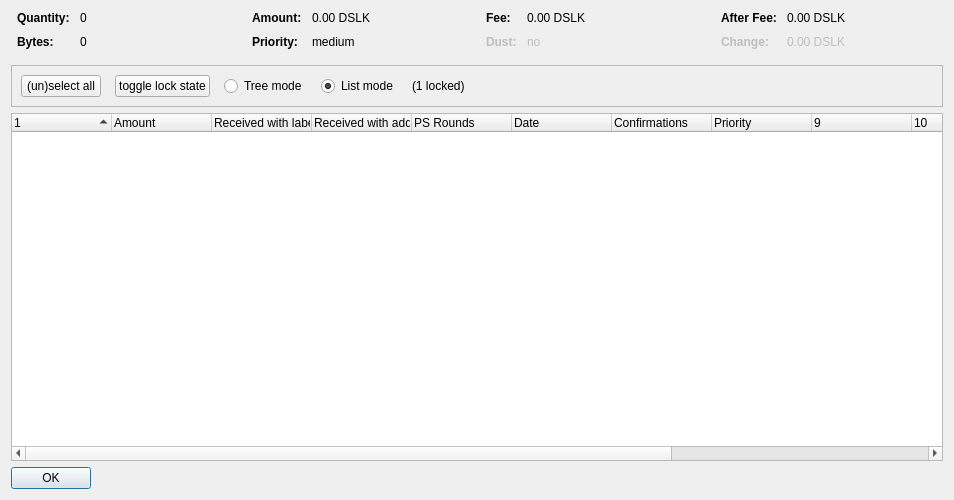
<?xml version="1.0" encoding="UTF-8"?>
<ui version="4.0">
 <class>CoinControlDialog</class>
 <widget class="QDialog" name="CoinControlDialog">
  <property name="geometry">
   <rect>
    <x>0</x>
    <y>0</y>
    <width>954</width>
    <height>500</height>
   </rect>
  </property>
  <property name="windowTitle">
   <string>Coin Selection</string>
  </property>
  <layout class="QVBoxLayout" name="verticalLayout">
   <item>
    <layout class="QHBoxLayout" name="horizontalLayoutTop" stretch="0,0,0,0">
     <property name="topMargin">
      <number>0</number>
     </property>
     <property name="bottomMargin">
      <number>10</number>
     </property>
     <item>
      <layout class="QFormLayout" name="formLayoutCoinControl1">
       <property name="horizontalSpacing">
        <number>10</number>
       </property>
       <property name="verticalSpacing">
        <number>10</number>
       </property>
       <property name="leftMargin">
        <number>6</number>
       </property>
       <property name="rightMargin">
        <number>6</number>
       </property>
       <item row="0" column="0">
        <widget class="QLabel" name="labelCoinControlQuantityText">
         <property name="font">
          <font>
           <weight>75</weight>
           <bold>true</bold>
          </font>
         </property>
         <property name="text">
          <string>Quantity:</string>
         </property>
        </widget>
       </item>
       <item row="0" column="1">
        <widget class="QLabel" name="labelCoinControlQuantity">
         <property name="cursor">
          <cursorShape>IBeamCursor</cursorShape>
         </property>
         <property name="contextMenuPolicy">
          <enum>Qt::ActionsContextMenu</enum>
         </property>
         <property name="text">
          <string notr="true">0</string>
         </property>
         <property name="textInteractionFlags">
          <set>Qt::LinksAccessibleByMouse|Qt::TextSelectableByKeyboard|Qt::TextSelectableByMouse</set>
         </property>
        </widget>
       </item>
       <item row="1" column="0">
        <widget class="QLabel" name="labelCoinControlBytesText">
         <property name="font">
          <font>
           <weight>75</weight>
           <bold>true</bold>
          </font>
         </property>
         <property name="text">
          <string>Bytes:</string>
         </property>
        </widget>
       </item>
       <item row="1" column="1">
        <widget class="QLabel" name="labelCoinControlBytes">
         <property name="cursor">
          <cursorShape>IBeamCursor</cursorShape>
         </property>
         <property name="contextMenuPolicy">
          <enum>Qt::ActionsContextMenu</enum>
         </property>
         <property name="text">
          <string notr="true">0</string>
         </property>
         <property name="textInteractionFlags">
          <set>Qt::LinksAccessibleByMouse|Qt::TextSelectableByKeyboard|Qt::TextSelectableByMouse</set>
         </property>
        </widget>
       </item>
      </layout>
     </item>
     <item>
      <layout class="QFormLayout" name="formLayoutCoinControl2">
       <property name="horizontalSpacing">
        <number>10</number>
       </property>
       <property name="verticalSpacing">
        <number>10</number>
       </property>
       <property name="leftMargin">
        <number>6</number>
       </property>
       <property name="rightMargin">
        <number>6</number>
       </property>
       <item row="0" column="0">
        <widget class="QLabel" name="labelCoinControlAmountText">
         <property name="font">
          <font>
           <weight>75</weight>
           <bold>true</bold>
          </font>
         </property>
         <property name="text">
          <string>Amount:</string>
         </property>
        </widget>
       </item>
       <item row="0" column="1">
        <widget class="QLabel" name="labelCoinControlAmount">
         <property name="cursor">
          <cursorShape>IBeamCursor</cursorShape>
         </property>
         <property name="contextMenuPolicy">
          <enum>Qt::ActionsContextMenu</enum>
         </property>
         <property name="text">
          <string notr="true">0.00 DSLK</string>
         </property>
         <property name="textInteractionFlags">
          <set>Qt::LinksAccessibleByMouse|Qt::TextSelectableByKeyboard|Qt::TextSelectableByMouse</set>
         </property>
        </widget>
       </item>
       <item row="1" column="0">
        <widget class="QLabel" name="labelCoinControlPriorityText">
         <property name="font">
          <font>
           <weight>75</weight>
           <bold>true</bold>
          </font>
         </property>
         <property name="text">
          <string>Priority:</string>
         </property>
        </widget>
       </item>
       <item row="1" column="1">
        <widget class="QLabel" name="labelCoinControlPriority">
         <property name="cursor">
          <cursorShape>IBeamCursor</cursorShape>
         </property>
         <property name="contextMenuPolicy">
          <enum>Qt::ActionsContextMenu</enum>
         </property>
         <property name="text">
          <string>medium</string>
         </property>
         <property name="textInteractionFlags">
          <set>Qt::LinksAccessibleByMouse|Qt::TextSelectableByKeyboard|Qt::TextSelectableByMouse</set>
         </property>
        </widget>
       </item>
      </layout>
     </item>
     <item>
      <layout class="QFormLayout" name="formLayoutCoinControl3">
       <property name="horizontalSpacing">
        <number>10</number>
       </property>
       <property name="verticalSpacing">
        <number>10</number>
       </property>
       <property name="leftMargin">
        <number>6</number>
       </property>
       <property name="rightMargin">
        <number>6</number>
       </property>
       <item row="0" column="0">
        <widget class="QLabel" name="labelCoinControlFeeText">
         <property name="font">
          <font>
           <weight>75</weight>
           <bold>true</bold>
          </font>
         </property>
         <property name="text">
          <string>Fee:</string>
         </property>
        </widget>
       </item>
       <item row="0" column="1">
        <widget class="QLabel" name="labelCoinControlFee">
         <property name="cursor">
          <cursorShape>IBeamCursor</cursorShape>
         </property>
         <property name="contextMenuPolicy">
          <enum>Qt::ActionsContextMenu</enum>
         </property>
         <property name="text">
          <string notr="true">0.00 DSLK</string>
         </property>
         <property name="textInteractionFlags">
          <set>Qt::LinksAccessibleByMouse|Qt::TextSelectableByKeyboard|Qt::TextSelectableByMouse</set>
         </property>
        </widget>
       </item>
       <item row="1" column="0">
        <widget class="QLabel" name="labelCoinControlLowOutputText">
         <property name="enabled">
          <bool>false</bool>
         </property>
         <property name="font">
          <font>
           <weight>75</weight>
           <bold>true</bold>
          </font>
         </property>
         <property name="text">
          <string>Dust:</string>
         </property>
        </widget>
       </item>
       <item row="1" column="1">
        <widget class="QLabel" name="labelCoinControlLowOutput">
         <property name="enabled">
          <bool>false</bool>
         </property>
         <property name="cursor">
          <cursorShape>IBeamCursor</cursorShape>
         </property>
         <property name="contextMenuPolicy">
          <enum>Qt::ActionsContextMenu</enum>
         </property>
         <property name="text">
          <string>no</string>
         </property>
         <property name="textInteractionFlags">
          <set>Qt::LinksAccessibleByMouse|Qt::TextSelectableByKeyboard|Qt::TextSelectableByMouse</set>
         </property>
        </widget>
       </item>
      </layout>
     </item>
     <item>
      <layout class="QFormLayout" name="formLayoutCoinControl4">
       <property name="horizontalSpacing">
        <number>10</number>
       </property>
       <property name="verticalSpacing">
        <number>10</number>
       </property>
       <property name="leftMargin">
        <number>6</number>
       </property>
       <property name="rightMargin">
        <number>6</number>
       </property>
       <item row="0" column="0">
        <widget class="QLabel" name="labelCoinControlAfterFeeText">
         <property name="font">
          <font>
           <weight>75</weight>
           <bold>true</bold>
          </font>
         </property>
         <property name="text">
          <string>After Fee:</string>
         </property>
        </widget>
       </item>
       <item row="0" column="1">
        <widget class="QLabel" name="labelCoinControlAfterFee">
         <property name="cursor">
          <cursorShape>IBeamCursor</cursorShape>
         </property>
         <property name="contextMenuPolicy">
          <enum>Qt::ActionsContextMenu</enum>
         </property>
         <property name="text">
          <string notr="true">0.00 DSLK</string>
         </property>
         <property name="textInteractionFlags">
          <set>Qt::LinksAccessibleByMouse|Qt::TextSelectableByKeyboard|Qt::TextSelectableByMouse</set>
         </property>
        </widget>
       </item>
       <item row="1" column="0">
        <widget class="QLabel" name="labelCoinControlChangeText">
         <property name="enabled">
          <bool>false</bool>
         </property>
         <property name="font">
          <font>
           <weight>75</weight>
           <bold>true</bold>
          </font>
         </property>
         <property name="text">
          <string>Change:</string>
         </property>
        </widget>
       </item>
       <item row="1" column="1">
        <widget class="QLabel" name="labelCoinControlChange">
         <property name="enabled">
          <bool>false</bool>
         </property>
         <property name="cursor">
          <cursorShape>IBeamCursor</cursorShape>
         </property>
         <property name="contextMenuPolicy">
          <enum>Qt::ActionsContextMenu</enum>
         </property>
         <property name="text">
          <string notr="true">0.00 DSLK</string>
         </property>
         <property name="textInteractionFlags">
          <set>Qt::LinksAccessibleByMouse|Qt::TextSelectableByKeyboard|Qt::TextSelectableByMouse</set>
         </property>
        </widget>
       </item>
      </layout>
     </item>
    </layout>
   </item>
   <item>
    <widget class="QFrame" name="frame">
     <property name="minimumSize">
      <size>
       <width>0</width>
       <height>40</height>
      </size>
     </property>
     <property name="frameShape">
      <enum>QFrame::StyledPanel</enum>
     </property>
     <property name="frameShadow">
      <enum>QFrame::Sunken</enum>
     </property>
     <layout class="QHBoxLayout" name="horizontalLayout">
      <item>
       <layout class="QHBoxLayout" name="horizontalLayoutPanel" stretch="0,0,0,0,0,0">
        <property name="spacing">
         <number>14</number>
        </property>
        <item>
         <widget class="QPushButton" name="pushButtonSelectAll">
          <property name="sizePolicy">
           <sizepolicy hsizetype="Maximum" vsizetype="Fixed">
            <horstretch>0</horstretch>
            <verstretch>0</verstretch>
           </sizepolicy>
          </property>
          <property name="text">
           <string>(un)select all</string>
          </property>
          <property name="autoDefault">
           <bool>false</bool>
          </property>
         </widget>
        </item>
        <item>
         <widget class="QPushButton" name="pushButtonToggleLock">
          <property name="sizePolicy">
           <sizepolicy hsizetype="Maximum" vsizetype="Fixed">
            <horstretch>0</horstretch>
            <verstretch>0</verstretch>
           </sizepolicy>
          </property>
          <property name="text">
           <string>toggle lock state</string>
          </property>
          <property name="autoDefault">
           <bool>false</bool>
          </property>
         </widget>
        </item>
        <item>
         <widget class="QRadioButton" name="radioTreeMode">
          <property name="sizePolicy">
           <sizepolicy hsizetype="Maximum" vsizetype="Fixed">
            <horstretch>0</horstretch>
            <verstretch>0</verstretch>
           </sizepolicy>
          </property>
          <property name="text">
           <string>Tree mode</string>
          </property>
         </widget>
        </item>
        <item>
         <widget class="QRadioButton" name="radioListMode">
          <property name="sizePolicy">
           <sizepolicy hsizetype="Maximum" vsizetype="Fixed">
            <horstretch>0</horstretch>
            <verstretch>0</verstretch>
           </sizepolicy>
          </property>
          <property name="text">
           <string>List mode</string>
          </property>
          <property name="checked">
           <bool>true</bool>
          </property>
         </widget>
        </item>
        <item>
         <widget class="QLabel" name="labelLocked">
          <property name="text">
           <string>(1 locked)</string>
          </property>
         </widget>
        </item>
        <item>
         <spacer name="horizontalSpacer">
          <property name="orientation">
           <enum>Qt::Horizontal</enum>
          </property>
          <property name="sizeHint" stdset="0">
           <size>
            <width>40</width>
            <height>20</height>
           </size>
          </property>
         </spacer>
        </item>
       </layout>
      </item>
     </layout>
    </widget>
   </item>
   <item>
    <widget class="CoinControlTreeWidget" name="treeWidget">
     <property name="contextMenuPolicy">
      <enum>Qt::CustomContextMenu</enum>
     </property>
     <property name="sortingEnabled">
      <bool>false</bool>
     </property>
     <property name="columnCount">
      <number>13</number>
     </property>
     <attribute name="headerShowSortIndicator" stdset="0">
      <bool>true</bool>
     </attribute>
     <attribute name="headerStretchLastSection">
      <bool>false</bool>
     </attribute>
     <column>
      <property name="text">
       <string/>
      </property>
     </column>
     <column>
      <property name="text">
       <string>Amount</string>
      </property>
     </column>
     <column>
      <property name="text">
       <string>Received with label</string>
      </property>
     </column>
     <column>
      <property name="text">
       <string>Received with address</string>
      </property>
     </column>
     <column>
      <property name="text">
       <string>PS Rounds</string>
      </property>
     </column>
     <column>
      <property name="text">
       <string>Date</string>
      </property>
     </column>
     <column>
      <property name="text">
       <string>Confirmations</string>
      </property>
      <property name="toolTip">
       <string>Confirmed</string>
      </property>
     </column>
     <column>
      <property name="text">
       <string>Priority</string>
      </property>
     </column>
     <column>
      <property name="text">
       <string/>
      </property>
     </column>
     <column>
      <property name="text">
       <string/>
      </property>
     </column>
     <column>
      <property name="text">
       <string/>
      </property>
     </column>
     <column>
      <property name="text">
       <string/>
      </property>
     </column>
     <column>
      <property name="text">
       <string/>
      </property>
     </column>
    </widget>
   </item>
   <item>
    <widget class="QDialogButtonBox" name="buttonBox">
     <property name="sizePolicy">
      <sizepolicy hsizetype="Maximum" vsizetype="Fixed">
       <horstretch>0</horstretch>
       <verstretch>0</verstretch>
      </sizepolicy>
     </property>
     <property name="orientation">
      <enum>Qt::Horizontal</enum>
     </property>
     <property name="standardButtons">
      <set>QDialogButtonBox::Ok</set>
     </property>
    </widget>
   </item>
  </layout>
 </widget>
 <customwidgets>
  <customwidget>
   <class>CoinControlTreeWidget</class>
   <extends>QTreeWidget</extends>
   <header>coincontroltreewidget.h</header>
  </customwidget>
 </customwidgets>
 <resources/>
 <connections/>
</ui>
